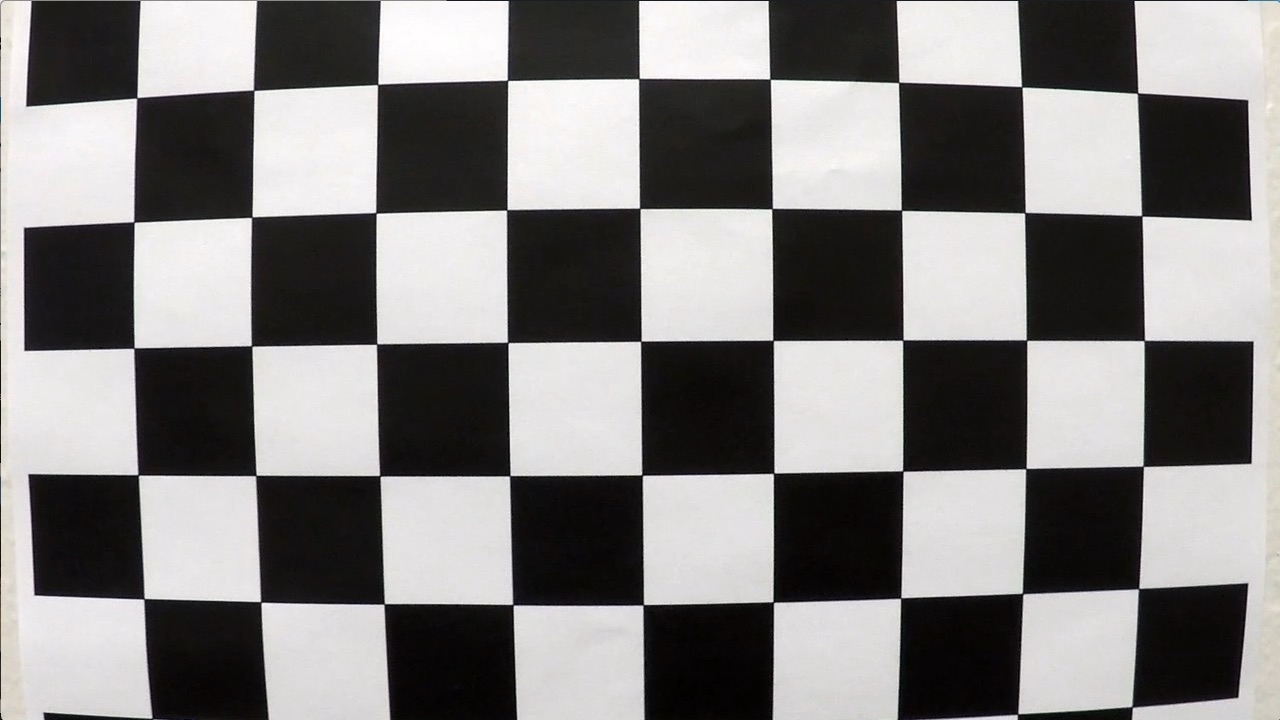
#> input picture 4학년/자율주행 및 C-ITS/yolo프로젝트/source/images_for_calibration/calibration1.jpg, 1280 x 720 px; its folder holds only this picture in this run
$ jupyter execute --allow-errors project_lanetracker.ipynb   (shell and % lines are left out)
#> lines starting #> are read from the running program, lines starting #| are printed output that depends on the picture
### 4학년/자율주행 및 C-ITS/yolo프로젝트/source/cameracalibration.py
import cv2
import numpy as np
import glob


class CameraCalibrator:
    def __init__(self, nx, ny):
        self.nx = nx  # 체스보드 코너의 x축(열) 갯수
        self.ny = ny  # 체스보드 코너의 y축(행) 갯수
        self.calibration_images_success = []  # 보정 성공 이미지 리스트
        self.calibration_images_error = []  # 보정 실패 이미지 리스트

    def calibrate(self, images_folder_path):
        # 체스보드 코너의 3D 좌표 생성
        objp = np.zeros((self.nx * self.ny, 3), np.float32)
        objp[:,:2] = np.mgrid[0:self.nx, 0:self.ny].T.reshape(-1, 2)

        # 모든 이미지에서 3D 좌표와 2D 좌표(체스보드 코너) 저장할 배열 생성
        objpoints = []  # 실제 3D 공간에서의 좌표
        imgpoints = []  # 이미지 평면에서의 좌표

        # 보정용 이미지들을 불러옴
        images = glob.glob(images_folder_path)

        # 모든 이미지를 하나씩 돌며 체스보드 코너 찾기
        for fname in images:
            # 이미지 로드 후 그레이스케일 변환
            img = cv2.imread(fname)
#> img is the input picture: shape (720, 1280, 3); mean B, G, R 127.8, 128.4, 130.1
            gray = cv2.cvtColor(img, cv2.COLOR_BGR2GRAY)

            # 체스보드 코너 찾기
            ret, corners = cv2.findChessboardCorners(gray, (self.nx, self.ny), None)
#> ret = False; corners = None

            # 코너를 찾은 경우, 3D 좌표와 2D 좌표를 배열에 추가
            if ret == True:
                objpoints.append(objp)
                imgpoints.append(corners)

                # 코너를 표시한 이미지 저장
                img = cv2.drawChessboardCorners(img, (self.nx, self.ny), corners, ret)
                self.calibration_images_success.append(img)
            # 코너를 찾지 못한 경우, 실패 이미지 리스트에 저장
            else:
                self.calibration_images_error.append(img)

        # 카메라 보정
        ret, self.camera_matrix, self.distortion_coefficients, rvecs, tvecs = cv2.calibrateCamera(objpoints, imgpoints, gray.shape[::-1], None, None)

    def __call__(self, img):
        # 왜곡 보정 후 이미지 반환
        return cv2.undistort(img, self.camera_matrix, self)

### 4학년/자율주행 및 C-ITS/yolo프로젝트/source/perspective.py
import numpy as np
import cv2

def flatten_perspective(image):
    """
    Warps the image from the vehicle front-facing camera mapping hte road to a bird view perspective.

    Parameters
    ----------
    image       : Image from the vehicle front-facing camera.

    Returns
    -------
    Warped image.
    """
    # Get image dimensions
    (h, w) = (image.shape[0], image.shape[1])
    # Define source points
    source = np.float32([[w // 2 - 76, h * .625], [w // 2 + 76, h * .625], [-100, h], [w + 100, h]])
    # Define corresponding destination points
    destination = np.float32([[100, 0], [w - 100, 0], [100, h], [w - 100, h]])
    transform_matrix = cv2.getPerspectiveTransform(source, destination)
    unwarp_matrix = cv2.getPerspectiveTransform(destination, source)
    birdview_img = cv2.warpPerspective(image, transform_matrix, (w, h))
    return birdview_img

### 4학년/자율주행 및 C-ITS/yolo프로젝트/source/project_lanetracker.ipynb
#1.패키지 호출

[cell 1]
from google.colab import drive
drive.mount('/content/drive')

[cell 2]
%cd /content/drive/MyDrive/Colab Notebooks/source

[cell 3]
import numpy as np
import matplotlib.pyplot as plt
import matplotlib.image as mpimg
import matplotlib.gridspec as gridspec
import glob
import cv2

#2. 카메라 조정

[cell 4]
import os
from cameracalibration import CameraCalibrator
from google.colab.patches import cv2_imshow

# CameraCalibrator 객체 생성
calibrator = CameraCalibrator(nx=9, ny=6)

# 보정에 사용할 이미지 경로
images_folder_path = '/content/drive/MyDrive/Colab Notebooks/source/images_for_calibration/*.jpg'

# 이미지 보정
#> (the rest of this cell did not finish here and is left out)

#3. 사물 가장자리 추출

[cell 5]
import cv2 as cv
from google.colab.patches import cv2_imshow


# 원본 이미지 리딩, 가장자리 추출 속도를 위해 RGB 제거한 그레이스케일 적용
img = cv.imread('/content/drive/MyDrive/Colab Notebooks/source/straight_lines.jpg', cv.IMREAD_GRAYSCALE)
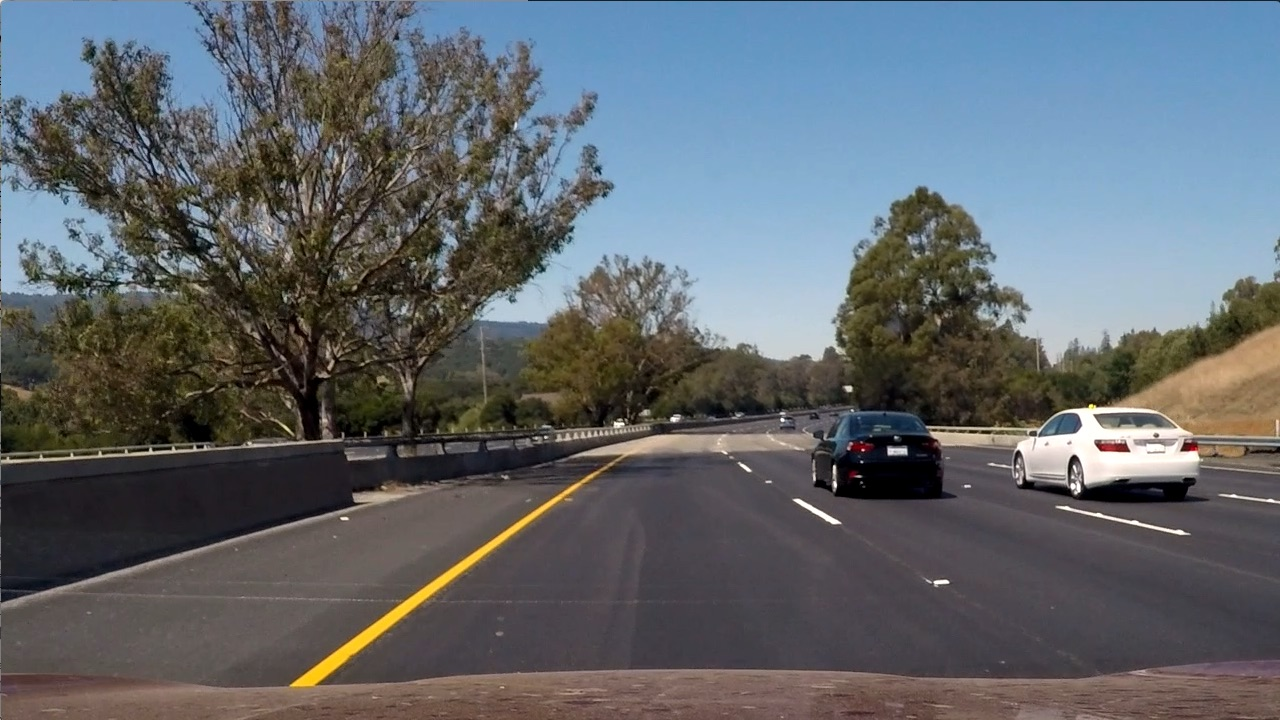
#> input picture 4학년/자율주행 및 C-ITS/yolo프로젝트/source/straight_lines.jpg, 1280 x 720 px, found by its file name
#> img: shape (720, 1280); min 0, max 255, mean 101.5

# Canny 함수를 이용하여 가장자리 이미지를 생성
edges = cv.Canny(img, 100, 200)
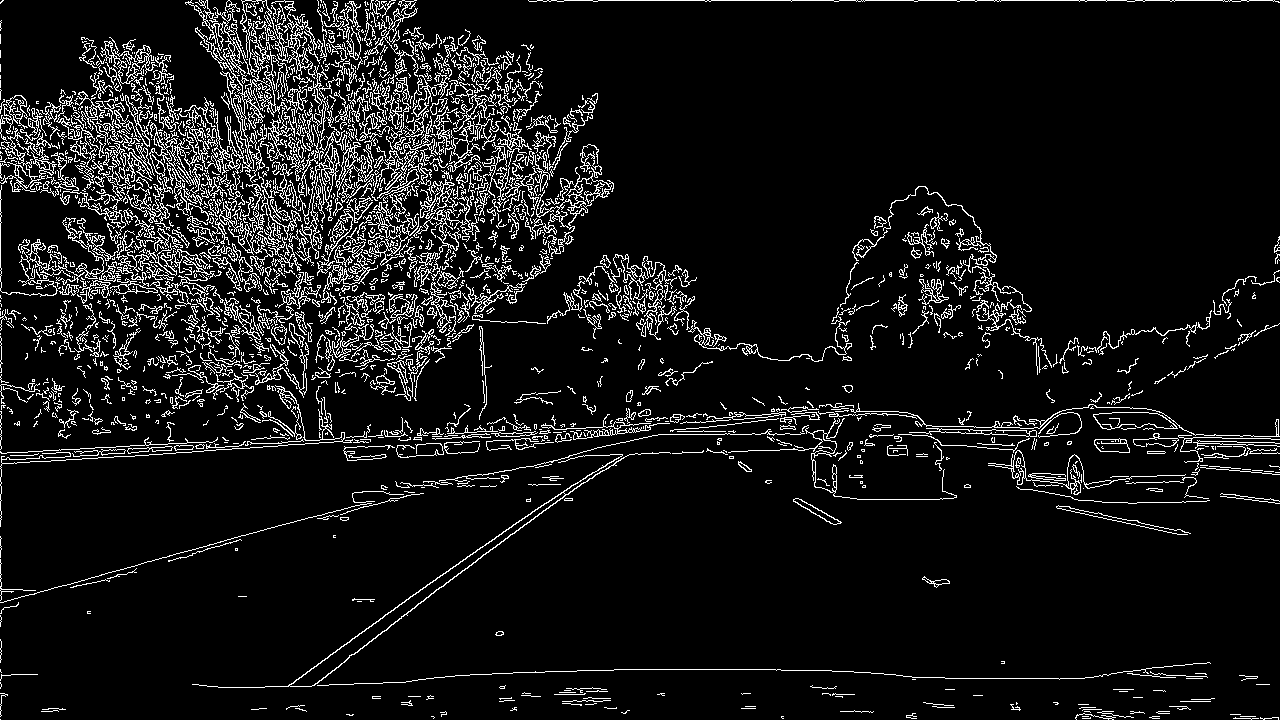
#> edges: shape (720, 1280); 8.3% white in thin lines or dots

# 원본 이미지와 가장자리 이미지를 출력
print('Original')
cv2_imshow(img)
print('Edges')
cv2_imshow(edges)

#4. 카메라 시점 변경(상단)

[cell 6]
import perspective
import cv2 as cv
from google.colab.patches import cv2_imshow

#이미지 로딩
img = cv.imread('/content/drive/MyDrive/Colab Notebooks/source/_birdview.JPG')
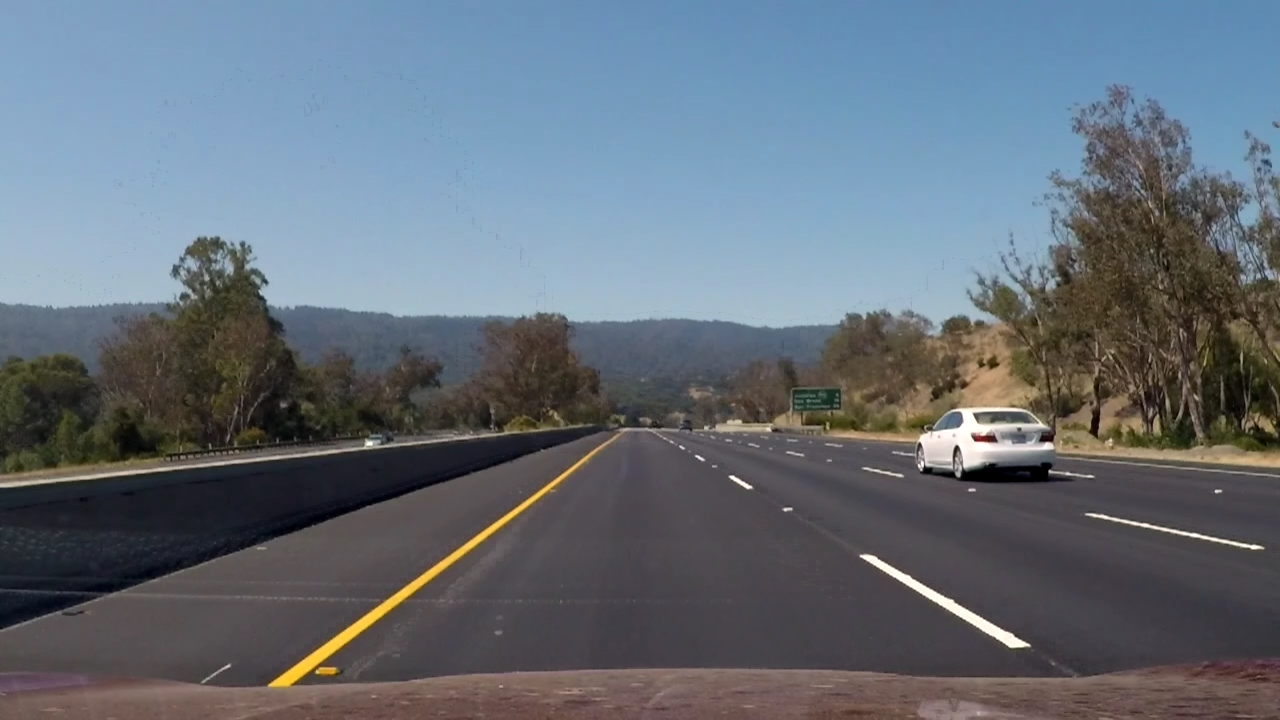
#> input picture 4학년/자율주행 및 C-ITS/yolo프로젝트/source/_birdview.JPG, 1280 x 720 px, found by its file name
#> img is the input picture: shape (720, 1280, 3); mean B, G, R 120.2, 110.1, 100.5

birdview_img = perspective.flatten_perspective(img)
#> in flatten_perspective, `birdview_img = cv2.warpPerspective(image, transform_matrix, (w, h))`:
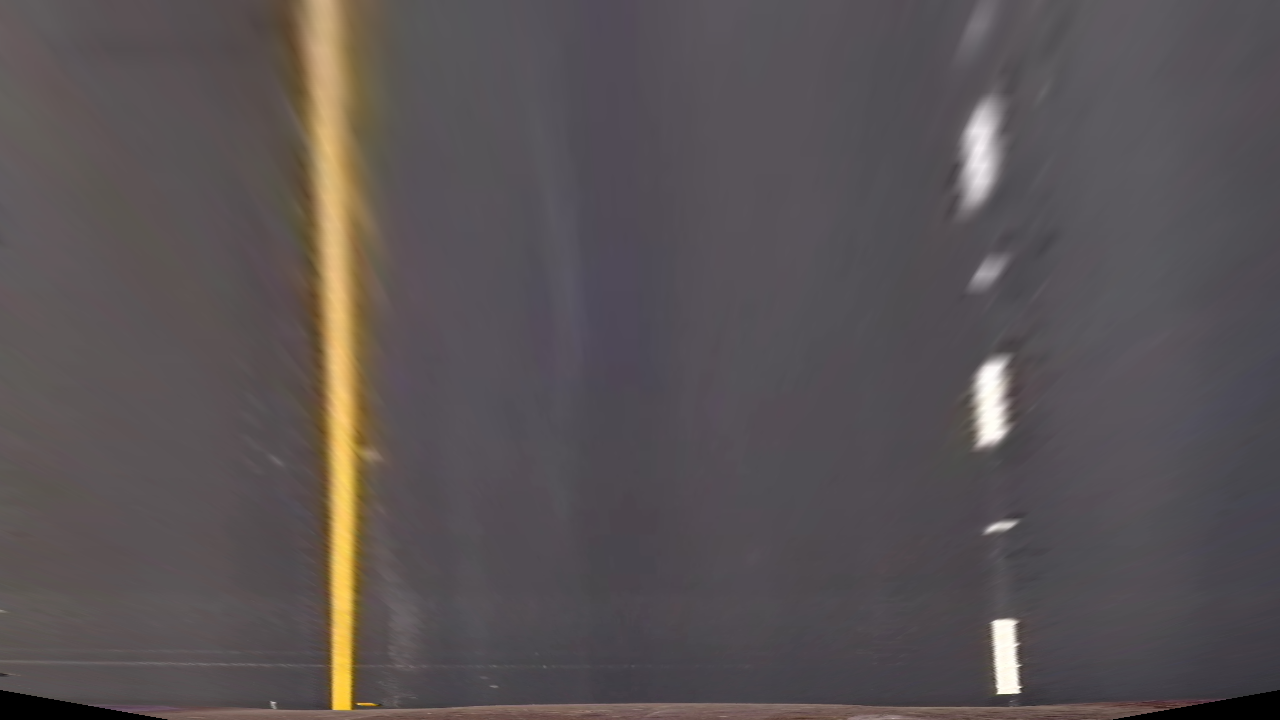
#> birdview_img: shape (720, 1280, 3); mean B, G, R 84.1, 82.7, 89.1

print('birdview image')
cv2_imshow(birdview_img)

print('original')
cv2_imshow(img)
